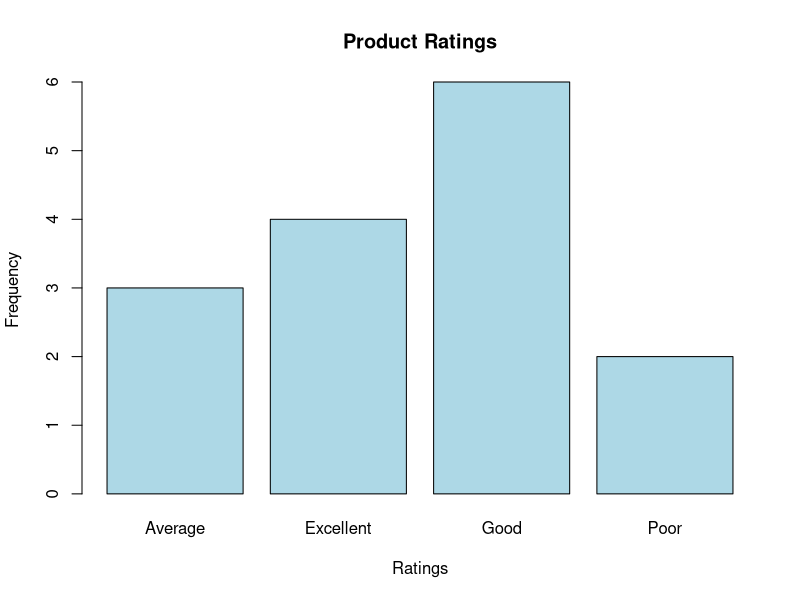

The R source for this figure:
ratings <- c("Good", "Excellent", "Average", "Good", "Poor",
             "Excellent", "Good", "Average", "Good", "Excellent",
             "Poor", "Good", "Average", "Excellent", "Good")

freq <- table(ratings)
print(freq)
barplot(freq,
        main = "Product Ratings",
        xlab = "Ratings",
        ylab = "Frequency",
        col = "lightblue")
